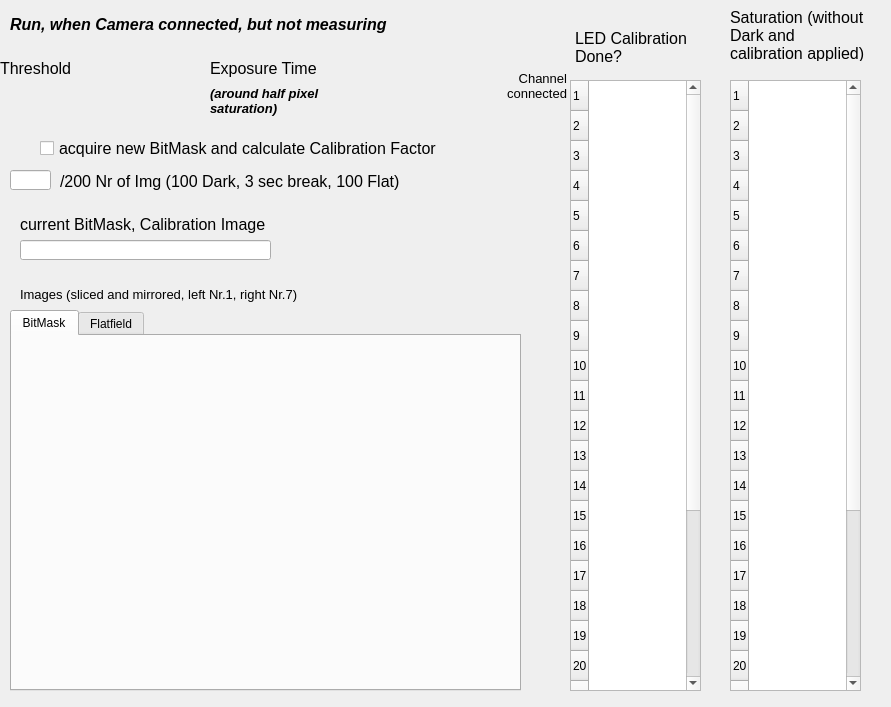
<?xml version="1.0" encoding="UTF-8"?>
<ui version="4.0">
 <class>Dialog</class>
 <widget class="QDialog" name="Dialog">
  <property name="geometry">
   <rect>
    <x>0</x>
    <y>0</y>
    <width>891</width>
    <height>707</height>
   </rect>
  </property>
  <property name="windowTitle">
   <string>Dialog</string>
  </property>
  <widget class="caNumeric" name="canumeric">
   <property name="geometry">
    <rect>
     <x>90</x>
     <y>60</y>
     <width>101</width>
     <height>41</height>
    </rect>
   </property>
   <property name="channel" stdset="0">
    <string notr="true">$(XX):BitMask-TH</string>
   </property>
  </widget>
  <widget class="caLabel" name="calabel_9">
   <property name="geometry">
    <rect>
     <x>20</x>
     <y>280</y>
     <width>431</width>
     <height>28</height>
    </rect>
   </property>
   <property name="font">
    <font>
     <pointsize>10</pointsize>
    </font>
   </property>
   <property name="text">
    <string>Images (sliced and mirrored, left Nr.1, right Nr.7)</string>
   </property>
   <property name="alignment">
    <set>Qt::AlignLeading|Qt::AlignLeft|Qt::AlignVCenter</set>
   </property>
   <property name="fontScaleMode">
    <enum>ESimpleLabel::None</enum>
   </property>
  </widget>
  <widget class="caLabel" name="calabel_10">
   <property name="geometry">
    <rect>
     <x>0</x>
     <y>60</y>
     <width>81</width>
     <height>16</height>
    </rect>
   </property>
   <property name="font">
    <font>
     <pointsize>12</pointsize>
    </font>
   </property>
   <property name="text">
    <string>Threshold </string>
   </property>
   <property name="alignment">
    <set>Qt::AlignLeading|Qt::AlignLeft|Qt::AlignVCenter</set>
   </property>
   <property name="fontScaleMode">
    <enum>ESimpleLabel::None</enum>
   </property>
  </widget>
  <widget class="caToggleButton" name="catogglebutton_8">
   <property name="geometry">
    <rect>
     <x>40</x>
     <y>137</y>
     <width>471</width>
     <height>22</height>
    </rect>
   </property>
   <property name="font">
    <font>
     <pointsize>12</pointsize>
    </font>
   </property>
   <property name="text">
    <string>acquire new BitMask and calculate Calibration Factor</string>
   </property>
   <property name="channel" stdset="0">
    <string notr="true">$(XX):CAM-acq_BM_Cal</string>
   </property>
   <property name="fontScaleMode" stdset="0">
    <enum>caToggleButton::None</enum>
   </property>
  </widget>
  <widget class="caLabel" name="calabel_12">
   <property name="geometry">
    <rect>
     <x>10</x>
     <y>10</y>
     <width>491</width>
     <height>28</height>
    </rect>
   </property>
   <property name="font">
    <font>
     <pointsize>12</pointsize>
     <weight>75</weight>
     <italic>true</italic>
     <bold>true</bold>
    </font>
   </property>
   <property name="text">
    <string>Run, when Camera connected, but not measuring</string>
   </property>
   <property name="alignment">
    <set>Qt::AlignLeading|Qt::AlignLeft|Qt::AlignVCenter</set>
   </property>
   <property name="fontScaleMode">
    <enum>ESimpleLabel::None</enum>
   </property>
  </widget>
  <widget class="caTable" name="catable">
   <property name="enabled">
    <bool>true</bool>
   </property>
   <property name="geometry">
    <rect>
     <x>570</x>
     <y>80</y>
     <width>131</width>
     <height>611</height>
    </rect>
   </property>
   <property name="rowCount">
    <number>28</number>
   </property>
   <property name="columnCount">
    <number>0</number>
   </property>
   <property name="channels" stdset="0">
    <string>$(XX):CalA1;$(XX):CalA2;$(XX):CalA3;$(XX):CalA4;$(XX):CalA5;$(XX):CalA6;$(XX):CalA7;$(XX):CalA8;$(XX):CalA9;$(XX):CalA10;$(XX):CalA11;$(XX):CalA12;$(XX):CalA13;$(XX):CalA14;$(XX):CalA15;$(XX):CalA16;$(XX):CalA17;$(XX):CalA18;$(XX):CalA19;$(XX):CalA20;$(XX):CalA21;$(XX):CalA22;$(XX):CalA23;$(XX):CalA24;$(XX):CalA25;$(XX):CalA26;$(XX):CalA27;$(XX):CalA28</string>
   </property>
   <property name="columnSizes">
    <string notr="true">1</string>
   </property>
   <attribute name="horizontalHeaderCascadingSectionResizes">
    <bool>true</bool>
   </attribute>
   <attribute name="horizontalHeaderDefaultSectionSize">
    <number>100</number>
   </attribute>
   <attribute name="horizontalHeaderStretchLastSection">
    <bool>true</bool>
   </attribute>
   <attribute name="verticalHeaderVisible">
    <bool>true</bool>
   </attribute>
   <row/>
   <row/>
   <row/>
   <row/>
   <row/>
   <row/>
   <row/>
   <row/>
   <row/>
   <row/>
   <row/>
   <row/>
   <row/>
   <row/>
   <row/>
   <row/>
   <row/>
   <row/>
   <row/>
   <row/>
   <row/>
   <row/>
   <row/>
   <row/>
   <row/>
   <row/>
   <row/>
   <row/>
  </widget>
  <widget class="caLineEdit" name="calineedit_5">
   <property name="geometry">
    <rect>
     <x>20</x>
     <y>240</y>
     <width>251</width>
     <height>20</height>
    </rect>
   </property>
   <property name="readOnly">
    <bool>true</bool>
   </property>
   <property name="channel" stdset="0">
    <string notr="true">$(XX):BM_Cal-Time</string>
   </property>
  </widget>
  <widget class="caLabel" name="calabel_3">
   <property name="geometry">
    <rect>
     <x>20</x>
     <y>210</y>
     <width>361</width>
     <height>28</height>
    </rect>
   </property>
   <property name="font">
    <font>
     <pointsize>12</pointsize>
     <weight>50</weight>
     <bold>false</bold>
    </font>
   </property>
   <property name="text">
    <string>current BitMask, Calibration Image</string>
   </property>
   <property name="alignment">
    <set>Qt::AlignLeading|Qt::AlignLeft|Qt::AlignVCenter</set>
   </property>
   <property name="fontScaleMode">
    <enum>ESimpleLabel::None</enum>
   </property>
  </widget>
  <widget class="caLabel" name="calabel_14">
   <property name="geometry">
    <rect>
     <x>520</x>
     <y>30</y>
     <width>161</width>
     <height>28</height>
    </rect>
   </property>
   <property name="font">
    <font>
     <pointsize>12</pointsize>
    </font>
   </property>
   <property name="layoutDirection">
    <enum>Qt::LeftToRight</enum>
   </property>
   <property name="text">
    <string/>
   </property>
   <property name="alignment">
    <set>Qt::AlignLeading|Qt::AlignLeft|Qt::AlignVCenter</set>
   </property>
   <property name="fontScaleMode">
    <enum>ESimpleLabel::None</enum>
   </property>
  </widget>
  <widget class="caLabel" name="calabel_15">
   <property name="geometry">
    <rect>
     <x>520</x>
     <y>50</y>
     <width>161</width>
     <height>28</height>
    </rect>
   </property>
   <property name="font">
    <font>
     <pointsize>12</pointsize>
    </font>
   </property>
   <property name="layoutDirection">
    <enum>Qt::LeftToRight</enum>
   </property>
   <property name="text">
    <string/>
   </property>
   <property name="alignment">
    <set>Qt::AlignLeading|Qt::AlignLeft|Qt::AlignVCenter</set>
   </property>
   <property name="fontScaleMode">
    <enum>ESimpleLabel::None</enum>
   </property>
  </widget>
  <widget class="caLed" name="caled_3">
   <property name="geometry">
    <rect>
     <x>10</x>
     <y>134</y>
     <width>30</width>
     <height>30</height>
    </rect>
   </property>
   <property name="channel" stdset="0">
    <string notr="true">$(XX):CAM-acq_BM_Cal</string>
   </property>
  </widget>
  <widget class="caLabel" name="calabel_21">
   <property name="geometry">
    <rect>
     <x>730</x>
     <y>10</y>
     <width>141</width>
     <height>51</height>
    </rect>
   </property>
   <property name="font">
    <font>
     <pointsize>12</pointsize>
    </font>
   </property>
   <property name="layoutDirection">
    <enum>Qt::LeftToRight</enum>
   </property>
   <property name="text">
    <string>Saturation (without Dark and calibration applied)</string>
   </property>
   <property name="alignment">
    <set>Qt::AlignLeading|Qt::AlignLeft|Qt::AlignVCenter</set>
   </property>
   <property name="wordWrap">
    <bool>true</bool>
   </property>
   <property name="fontScaleMode">
    <enum>ESimpleLabel::None</enum>
   </property>
  </widget>
  <widget class="caTable" name="catable_2">
   <property name="enabled">
    <bool>true</bool>
   </property>
   <property name="geometry">
    <rect>
     <x>730</x>
     <y>80</y>
     <width>131</width>
     <height>611</height>
    </rect>
   </property>
   <property name="rowCount">
    <number>28</number>
   </property>
   <property name="columnCount">
    <number>0</number>
   </property>
   <property name="channels" stdset="0">
    <string>$(XX):SatA1;$(XX):SatA2;$(XX):SatA3;$(XX):SatA4;$(XX):SatA5;$(XX):SatA6;$(XX):SatA7;$(XX):SatA8;$(XX):SatA9;$(XX):SatA10;$(XX):SatA11;$(XX):SatA12;$(XX):SatA13;$(XX):SatA14;$(XX):SatA15;$(XX):SatA16;$(XX):SatA17;$(XX):SatA18;$(XX):SatA19;$(XX):SatA20;$(XX):SatA21;$(XX):SatA22;$(XX):SatA23;$(XX):SatA24;$(XX):SatA25;$(XX):SatA26;$(XX):SatA27;$(XX):SatA28</string>
   </property>
   <property name="columnSizes">
    <string notr="true">0</string>
   </property>
   <attribute name="horizontalHeaderCascadingSectionResizes">
    <bool>true</bool>
   </attribute>
   <attribute name="horizontalHeaderDefaultSectionSize">
    <number>100</number>
   </attribute>
   <attribute name="horizontalHeaderStretchLastSection">
    <bool>true</bool>
   </attribute>
   <attribute name="verticalHeaderVisible">
    <bool>true</bool>
   </attribute>
   <row/>
   <row/>
   <row/>
   <row/>
   <row/>
   <row/>
   <row/>
   <row/>
   <row/>
   <row/>
   <row/>
   <row/>
   <row/>
   <row/>
   <row/>
   <row/>
   <row/>
   <row/>
   <row/>
   <row/>
   <row/>
   <row/>
   <row/>
   <row/>
   <row/>
   <row/>
   <row/>
   <row/>
  </widget>
  <widget class="caLed" name="caled_25">
   <property name="geometry">
    <rect>
     <x>550</x>
     <y>290</y>
     <width>18</width>
     <height>18</height>
    </rect>
   </property>
   <property name="channel" stdset="0">
    <string notr="true">$(XX):ChlA10</string>
   </property>
   <property name="colorMode">
    <enum>caLed::Static</enum>
   </property>
   <property name="trueColor">
    <color>
     <red>0</red>
     <green>255</green>
     <blue>0</blue>
    </color>
   </property>
  </widget>
  <widget class="caLed" name="caled_46">
   <property name="geometry">
    <rect>
     <x>550</x>
     <y>651</y>
     <width>18</width>
     <height>18</height>
    </rect>
   </property>
   <property name="channel" stdset="0">
    <string notr="true">$(XX):ChlA28</string>
   </property>
   <property name="colorMode">
    <enum>caLed::Static</enum>
   </property>
   <property name="trueColor">
    <color>
     <red>0</red>
     <green>255</green>
     <blue>0</blue>
    </color>
   </property>
  </widget>
  <widget class="caLed" name="caled_42">
   <property name="geometry">
    <rect>
     <x>550</x>
     <y>570</y>
     <width>18</width>
     <height>18</height>
    </rect>
   </property>
   <property name="channel" stdset="0">
    <string notr="true">$(XX):ChlA24</string>
   </property>
   <property name="colorMode">
    <enum>caLed::Static</enum>
   </property>
   <property name="trueColor">
    <color>
     <red>0</red>
     <green>255</green>
     <blue>0</blue>
    </color>
   </property>
  </widget>
  <widget class="caLed" name="caled_14">
   <property name="geometry">
    <rect>
     <x>550</x>
     <y>210</y>
     <width>18</width>
     <height>18</height>
    </rect>
   </property>
   <property name="channel" stdset="0">
    <string notr="true">$(XX):ChlA6</string>
   </property>
   <property name="colorMode">
    <enum>caLed::Static</enum>
   </property>
   <property name="trueColor">
    <color>
     <red>0</red>
     <green>255</green>
     <blue>0</blue>
    </color>
   </property>
  </widget>
  <widget class="caLed" name="caled_37">
   <property name="geometry">
    <rect>
     <x>550</x>
     <y>470</y>
     <width>18</width>
     <height>18</height>
    </rect>
   </property>
   <property name="channel" stdset="0">
    <string notr="true">$(XX):ChlA19</string>
   </property>
   <property name="colorMode">
    <enum>caLed::Static</enum>
   </property>
   <property name="trueColor">
    <color>
     <red>0</red>
     <green>255</green>
     <blue>0</blue>
    </color>
   </property>
  </widget>
  <widget class="caLed" name="caled_33">
   <property name="geometry">
    <rect>
     <x>550</x>
     <y>390</y>
     <width>18</width>
     <height>18</height>
    </rect>
   </property>
   <property name="channel" stdset="0">
    <string notr="true">$(XX):ChlA15</string>
   </property>
   <property name="colorMode">
    <enum>caLed::Static</enum>
   </property>
   <property name="trueColor">
    <color>
     <red>0</red>
     <green>255</green>
     <blue>0</blue>
    </color>
   </property>
  </widget>
  <widget class="caLed" name="caled_26">
   <property name="geometry">
    <rect>
     <x>550</x>
     <y>310</y>
     <width>18</width>
     <height>18</height>
    </rect>
   </property>
   <property name="channel" stdset="0">
    <string notr="true">$(XX):ChlA11</string>
   </property>
   <property name="colorMode">
    <enum>caLed::Static</enum>
   </property>
   <property name="trueColor">
    <color>
     <red>0</red>
     <green>255</green>
     <blue>0</blue>
    </color>
   </property>
  </widget>
  <widget class="caLed" name="caled_15">
   <property name="geometry">
    <rect>
     <x>550</x>
     <y>230</y>
     <width>18</width>
     <height>18</height>
    </rect>
   </property>
   <property name="channel" stdset="0">
    <string notr="true">$(XX):ChlA7</string>
   </property>
   <property name="colorMode">
    <enum>caLed::Static</enum>
   </property>
   <property name="trueColor">
    <color>
     <red>0</red>
     <green>255</green>
     <blue>0</blue>
    </color>
   </property>
  </widget>
  <widget class="caLabel" name="calabel_24">
   <property name="geometry">
    <rect>
     <x>496</x>
     <y>70</y>
     <width>71</width>
     <height>31</height>
    </rect>
   </property>
   <property name="font">
    <font>
     <pointsize>10</pointsize>
    </font>
   </property>
   <property name="layoutDirection">
    <enum>Qt::RightToLeft</enum>
   </property>
   <property name="text">
    <string>Channel connected</string>
   </property>
   <property name="alignment">
    <set>Qt::AlignRight|Qt::AlignTrailing|Qt::AlignVCenter</set>
   </property>
   <property name="wordWrap">
    <bool>true</bool>
   </property>
   <property name="fontScaleMode">
    <enum>ESimpleLabel::None</enum>
   </property>
  </widget>
  <widget class="caLed" name="caled_43">
   <property name="geometry">
    <rect>
     <x>550</x>
     <y>590</y>
     <width>18</width>
     <height>18</height>
    </rect>
   </property>
   <property name="channel" stdset="0">
    <string notr="true">$(XX):ChlA25</string>
   </property>
   <property name="colorMode">
    <enum>caLed::Static</enum>
   </property>
   <property name="trueColor">
    <color>
     <red>0</red>
     <green>255</green>
     <blue>0</blue>
    </color>
   </property>
  </widget>
  <widget class="caLed" name="caled_38">
   <property name="geometry">
    <rect>
     <x>550</x>
     <y>490</y>
     <width>18</width>
     <height>18</height>
    </rect>
   </property>
   <property name="channel" stdset="0">
    <string notr="true">$(XX):ChlA20</string>
   </property>
   <property name="colorMode">
    <enum>caLed::Static</enum>
   </property>
   <property name="trueColor">
    <color>
     <red>0</red>
     <green>255</green>
     <blue>0</blue>
    </color>
   </property>
  </widget>
  <widget class="caLed" name="caled_34">
   <property name="geometry">
    <rect>
     <x>550</x>
     <y>410</y>
     <width>18</width>
     <height>18</height>
    </rect>
   </property>
   <property name="channel" stdset="0">
    <string notr="true">$(XX):ChlA16</string>
   </property>
   <property name="colorMode">
    <enum>caLed::Static</enum>
   </property>
   <property name="trueColor">
    <color>
     <red>0</red>
     <green>255</green>
     <blue>0</blue>
    </color>
   </property>
  </widget>
  <widget class="caLed" name="caled_40">
   <property name="geometry">
    <rect>
     <x>550</x>
     <y>530</y>
     <width>18</width>
     <height>18</height>
    </rect>
   </property>
   <property name="channel" stdset="0">
    <string notr="true">$(XX):ChlA22</string>
   </property>
   <property name="colorMode">
    <enum>caLed::Static</enum>
   </property>
   <property name="trueColor">
    <color>
     <red>0</red>
     <green>255</green>
     <blue>0</blue>
    </color>
   </property>
  </widget>
  <widget class="caLed" name="caled_28">
   <property name="geometry">
    <rect>
     <x>550</x>
     <y>330</y>
     <width>18</width>
     <height>18</height>
    </rect>
   </property>
   <property name="channel" stdset="0">
    <string notr="true">$(XX):ChlA12</string>
   </property>
   <property name="colorMode">
    <enum>caLed::Static</enum>
   </property>
   <property name="trueColor">
    <color>
     <red>0</red>
     <green>255</green>
     <blue>0</blue>
    </color>
   </property>
  </widget>
  <widget class="caLed" name="caled_16">
   <property name="geometry">
    <rect>
     <x>550</x>
     <y>250</y>
     <width>18</width>
     <height>18</height>
    </rect>
   </property>
   <property name="channel" stdset="0">
    <string notr="true">$(XX):ChlA8</string>
   </property>
   <property name="colorMode">
    <enum>caLed::Static</enum>
   </property>
   <property name="trueColor">
    <color>
     <red>0</red>
     <green>255</green>
     <blue>0</blue>
    </color>
   </property>
  </widget>
  <widget class="caLed" name="caled_12">
   <property name="geometry">
    <rect>
     <x>550</x>
     <y>170</y>
     <width>18</width>
     <height>18</height>
    </rect>
   </property>
   <property name="channel" stdset="0">
    <string notr="true">$(XX):ChlA4</string>
   </property>
   <property name="colorMode">
    <enum>caLed::Static</enum>
   </property>
   <property name="trueColor">
    <color>
     <red>0</red>
     <green>255</green>
     <blue>0</blue>
    </color>
   </property>
  </widget>
  <widget class="caLed" name="caled_44">
   <property name="geometry">
    <rect>
     <x>550</x>
     <y>610</y>
     <width>18</width>
     <height>18</height>
    </rect>
   </property>
   <property name="channel" stdset="0">
    <string notr="true">$(XX):ChlA26</string>
   </property>
   <property name="colorMode">
    <enum>caLed::Static</enum>
   </property>
   <property name="trueColor">
    <color>
     <red>0</red>
     <green>255</green>
     <blue>0</blue>
    </color>
   </property>
  </widget>
  <widget class="caLed" name="caled_39">
   <property name="geometry">
    <rect>
     <x>550</x>
     <y>510</y>
     <width>18</width>
     <height>18</height>
    </rect>
   </property>
   <property name="channel" stdset="0">
    <string notr="true">$(XX):ChlA21</string>
   </property>
   <property name="colorMode">
    <enum>caLed::Static</enum>
   </property>
   <property name="trueColor">
    <color>
     <red>0</red>
     <green>255</green>
     <blue>0</blue>
    </color>
   </property>
  </widget>
  <widget class="caLed" name="caled">
   <property name="geometry">
    <rect>
     <x>550</x>
     <y>110</y>
     <width>18</width>
     <height>18</height>
    </rect>
   </property>
   <property name="channel" stdset="0">
    <string notr="true">$(XX):ChlA1</string>
   </property>
   <property name="colorMode">
    <enum>caLed::Static</enum>
   </property>
   <property name="trueColor">
    <color>
     <red>0</red>
     <green>255</green>
     <blue>0</blue>
    </color>
   </property>
  </widget>
  <widget class="caLed" name="caled_35">
   <property name="geometry">
    <rect>
     <x>550</x>
     <y>430</y>
     <width>18</width>
     <height>18</height>
    </rect>
   </property>
   <property name="channel" stdset="0">
    <string notr="true">$(XX):ChlA17</string>
   </property>
   <property name="colorMode">
    <enum>caLed::Static</enum>
   </property>
   <property name="trueColor">
    <color>
     <red>0</red>
     <green>255</green>
     <blue>0</blue>
    </color>
   </property>
  </widget>
  <widget class="caLed" name="caled_8">
   <property name="geometry">
    <rect>
     <x>550</x>
     <y>150</y>
     <width>18</width>
     <height>18</height>
    </rect>
   </property>
   <property name="channel" stdset="0">
    <string notr="true">$(XX):ChlA3</string>
   </property>
   <property name="colorMode">
    <enum>caLed::Static</enum>
   </property>
   <property name="trueColor">
    <color>
     <red>0</red>
     <green>255</green>
     <blue>0</blue>
    </color>
   </property>
  </widget>
  <widget class="caLed" name="caled_30">
   <property name="geometry">
    <rect>
     <x>550</x>
     <y>350</y>
     <width>18</width>
     <height>18</height>
    </rect>
   </property>
   <property name="channel" stdset="0">
    <string notr="true">$(XX):ChlA13</string>
   </property>
   <property name="colorMode">
    <enum>caLed::Static</enum>
   </property>
   <property name="trueColor">
    <color>
     <red>0</red>
     <green>255</green>
     <blue>0</blue>
    </color>
   </property>
  </widget>
  <widget class="caLed" name="caled_24">
   <property name="geometry">
    <rect>
     <x>550</x>
     <y>270</y>
     <width>18</width>
     <height>18</height>
    </rect>
   </property>
   <property name="channel" stdset="0">
    <string notr="true">$(XX):ChlA9</string>
   </property>
   <property name="colorMode">
    <enum>caLed::Static</enum>
   </property>
   <property name="trueColor">
    <color>
     <red>0</red>
     <green>255</green>
     <blue>0</blue>
    </color>
   </property>
  </widget>
  <widget class="caLed" name="caled_45">
   <property name="geometry">
    <rect>
     <x>550</x>
     <y>630</y>
     <width>18</width>
     <height>18</height>
    </rect>
   </property>
   <property name="channel" stdset="0">
    <string notr="true">$(XX):ChlA27</string>
   </property>
   <property name="colorMode">
    <enum>caLed::Static</enum>
   </property>
   <property name="trueColor">
    <color>
     <red>0</red>
     <green>255</green>
     <blue>0</blue>
    </color>
   </property>
  </widget>
  <widget class="caLed" name="caled_41">
   <property name="geometry">
    <rect>
     <x>550</x>
     <y>550</y>
     <width>18</width>
     <height>18</height>
    </rect>
   </property>
   <property name="channel" stdset="0">
    <string notr="true">$(XX):ChlA23</string>
   </property>
   <property name="colorMode">
    <enum>caLed::Static</enum>
   </property>
   <property name="trueColor">
    <color>
     <red>0</red>
     <green>255</green>
     <blue>0</blue>
    </color>
   </property>
  </widget>
  <widget class="caLed" name="caled_2">
   <property name="geometry">
    <rect>
     <x>550</x>
     <y>130</y>
     <width>18</width>
     <height>18</height>
    </rect>
   </property>
   <property name="channel" stdset="0">
    <string notr="true">$(XX):ChlA2</string>
   </property>
   <property name="colorMode">
    <enum>caLed::Static</enum>
   </property>
   <property name="trueColor">
    <color>
     <red>0</red>
     <green>255</green>
     <blue>0</blue>
    </color>
   </property>
  </widget>
  <widget class="caLed" name="caled_13">
   <property name="geometry">
    <rect>
     <x>550</x>
     <y>190</y>
     <width>18</width>
     <height>18</height>
    </rect>
   </property>
   <property name="channel" stdset="0">
    <string notr="true">$(XX):ChlA5</string>
   </property>
   <property name="colorMode">
    <enum>caLed::Static</enum>
   </property>
   <property name="trueColor">
    <color>
     <red>0</red>
     <green>255</green>
     <blue>0</blue>
    </color>
   </property>
  </widget>
  <widget class="caLed" name="caled_36">
   <property name="geometry">
    <rect>
     <x>550</x>
     <y>450</y>
     <width>18</width>
     <height>18</height>
    </rect>
   </property>
   <property name="channel" stdset="0">
    <string notr="true">$(XX):ChlA18</string>
   </property>
   <property name="colorMode">
    <enum>caLed::Static</enum>
   </property>
   <property name="trueColor">
    <color>
     <red>0</red>
     <green>255</green>
     <blue>0</blue>
    </color>
   </property>
  </widget>
  <widget class="caLed" name="caled_32">
   <property name="geometry">
    <rect>
     <x>550</x>
     <y>370</y>
     <width>18</width>
     <height>18</height>
    </rect>
   </property>
   <property name="channel" stdset="0">
    <string notr="true">$(XX):ChlA14</string>
   </property>
   <property name="colorMode">
    <enum>caLed::Static</enum>
   </property>
   <property name="trueColor">
    <color>
     <red>0</red>
     <green>255</green>
     <blue>0</blue>
    </color>
   </property>
  </widget>
  <widget class="caLabel" name="calabel_26">
   <property name="geometry">
    <rect>
     <x>210</x>
     <y>54</y>
     <width>171</width>
     <height>28</height>
    </rect>
   </property>
   <property name="font">
    <font>
     <pointsize>12</pointsize>
    </font>
   </property>
   <property name="text">
    <string>Exposure Time</string>
   </property>
   <property name="alignment">
    <set>Qt::AlignLeading|Qt::AlignLeft|Qt::AlignVCenter</set>
   </property>
   <property name="fontScaleMode">
    <enum>ESimpleLabel::None</enum>
   </property>
  </widget>
  <widget class="caNumeric" name="canumeric_4">
   <property name="geometry">
    <rect>
     <x>350</x>
     <y>60</y>
     <width>111</width>
     <height>41</height>
    </rect>
   </property>
   <property name="integerDigits" stdset="0">
    <number>8</number>
   </property>
   <property name="decimalDigits" stdset="0">
    <number>0</number>
   </property>
   <property name="channel" stdset="0">
    <string notr="true">$(XX):BM_Cal-EXPT</string>
   </property>
   <property name="limitsMode">
    <enum>caNumeric::User</enum>
   </property>
   <property name="maxValue">
    <double>20000000.000000000000000</double>
   </property>
   <property name="minValue">
    <double>0.000000000000000</double>
   </property>
  </widget>
  <widget class="caLabel" name="calabel_27">
   <property name="geometry">
    <rect>
     <x>210</x>
     <y>80</y>
     <width>141</width>
     <height>41</height>
    </rect>
   </property>
   <property name="font">
    <font>
     <pointsize>10</pointsize>
     <weight>75</weight>
     <italic>true</italic>
     <bold>true</bold>
    </font>
   </property>
   <property name="text">
    <string>(around half pixel saturation)</string>
   </property>
   <property name="alignment">
    <set>Qt::AlignLeading|Qt::AlignLeft|Qt::AlignVCenter</set>
   </property>
   <property name="wordWrap">
    <bool>true</bool>
   </property>
   <property name="fontScaleMode">
    <enum>ESimpleLabel::None</enum>
   </property>
  </widget>
  <widget class="QTabWidget" name="tabWidget">
   <property name="geometry">
    <rect>
     <x>10</x>
     <y>310</y>
     <width>511</width>
     <height>381</height>
    </rect>
   </property>
   <property name="currentIndex">
    <number>0</number>
   </property>
   <widget class="QWidget" name="tab">
    <attribute name="title">
     <string>BitMask</string>
    </attribute>
    <widget class="caCamera" name="cacamera">
     <property name="geometry">
      <rect>
       <x>4</x>
       <y>10</y>
       <width>531</width>
       <height>331</height>
      </rect>
     </property>
     <property name="channelData" stdset="0">
      <string notr="true">$(XX):BitMask</string>
     </property>
     <property name="channelWidth" stdset="0">
      <string notr="true">$(XX):CAM-IMAGEx</string>
     </property>
     <property name="channelHeight" stdset="0">
      <string notr="true">$(XX):CAM-IMAGEy</string>
     </property>
     <property name="minLevel">
      <string notr="true">0</string>
     </property>
    </widget>
   </widget>
   <widget class="QWidget" name="tab_2">
    <attribute name="title">
     <string>Flatfield</string>
    </attribute>
    <widget class="caCamera" name="cacamera_3">
     <property name="geometry">
      <rect>
       <x>4</x>
       <y>10</y>
       <width>531</width>
       <height>331</height>
      </rect>
     </property>
     <property name="channelData" stdset="0">
      <string notr="true">$(XX):CalI</string>
     </property>
     <property name="channelWidth" stdset="0">
      <string notr="true">$(XX):CAM-IMAGEx</string>
     </property>
     <property name="channelHeight" stdset="0">
      <string notr="true">$(XX):CAM-IMAGEy</string>
     </property>
     <property name="minLevel">
      <string notr="true">0</string>
     </property>
    </widget>
   </widget>
  </widget>
  <widget class="caLabel" name="calabel_29">
   <property name="geometry">
    <rect>
     <x>575</x>
     <y>27</y>
     <width>131</width>
     <height>41</height>
    </rect>
   </property>
   <property name="font">
    <font>
     <pointsize>12</pointsize>
    </font>
   </property>
   <property name="layoutDirection">
    <enum>Qt::LeftToRight</enum>
   </property>
   <property name="text">
    <string>LED Calibration Done?</string>
   </property>
   <property name="alignment">
    <set>Qt::AlignLeading|Qt::AlignLeft|Qt::AlignVCenter</set>
   </property>
   <property name="wordWrap">
    <bool>true</bool>
   </property>
   <property name="fontScaleMode">
    <enum>ESimpleLabel::None</enum>
   </property>
  </widget>
  <widget class="caLabel" name="calabel_7">
   <property name="geometry">
    <rect>
     <x>60</x>
     <y>167</y>
     <width>401</width>
     <height>28</height>
    </rect>
   </property>
   <property name="font">
    <font>
     <pointsize>12</pointsize>
    </font>
   </property>
   <property name="text">
    <string>/200 Nr of Img (100 Dark, 3 sec break, 100 Flat)</string>
   </property>
   <property name="alignment">
    <set>Qt::AlignLeading|Qt::AlignLeft|Qt::AlignVCenter</set>
   </property>
   <property name="fontScaleMode">
    <enum>ESimpleLabel::None</enum>
   </property>
  </widget>
  <widget class="caLineEdit" name="calineedit_2">
   <property name="geometry">
    <rect>
     <x>10</x>
     <y>170</y>
     <width>41</width>
     <height>20</height>
    </rect>
   </property>
   <property name="channel" stdset="0">
    <string notr="true">$(XX):BM_Cal-NR</string>
   </property>
  </widget>
  <widget class="caLed" name="caled_4">
   <property name="geometry">
    <rect>
     <x>540</x>
     <y>30</y>
     <width>30</width>
     <height>30</height>
    </rect>
   </property>
   <property name="channel" stdset="0">
    <string notr="true">$(XX):LEDCal</string>
   </property>
   <property name="trueColor">
    <color>
     <red>0</red>
     <green>255</green>
     <blue>0</blue>
    </color>
   </property>
  </widget>
 </widget>
 <customwidgets>
  <customwidget>
   <class>caNumeric</class>
   <extends>QFrame</extends>
   <header>caNumeric</header>
  </customwidget>
  <customwidget>
   <class>caToggleButton</class>
   <extends>QCheckBox</extends>
   <header>caToggleButton</header>
  </customwidget>
  <customwidget>
   <class>caLabel</class>
   <extends>QLabel</extends>
   <header>caLabel</header>
  </customwidget>
  <customwidget>
   <class>caLed</class>
   <extends>QWidget</extends>
   <header>caLed</header>
  </customwidget>
  <customwidget>
   <class>caLineEdit</class>
   <extends>QLineEdit</extends>
   <header>caLineEdit</header>
  </customwidget>
  <customwidget>
   <class>caTable</class>
   <extends>QTableWidget</extends>
   <header>caTable</header>
  </customwidget>
  <customwidget>
   <class>caCamera</class>
   <extends>QWidget</extends>
   <header>caCamera</header>
  </customwidget>
 </customwidgets>
 <resources/>
 <connections/>
</ui>
